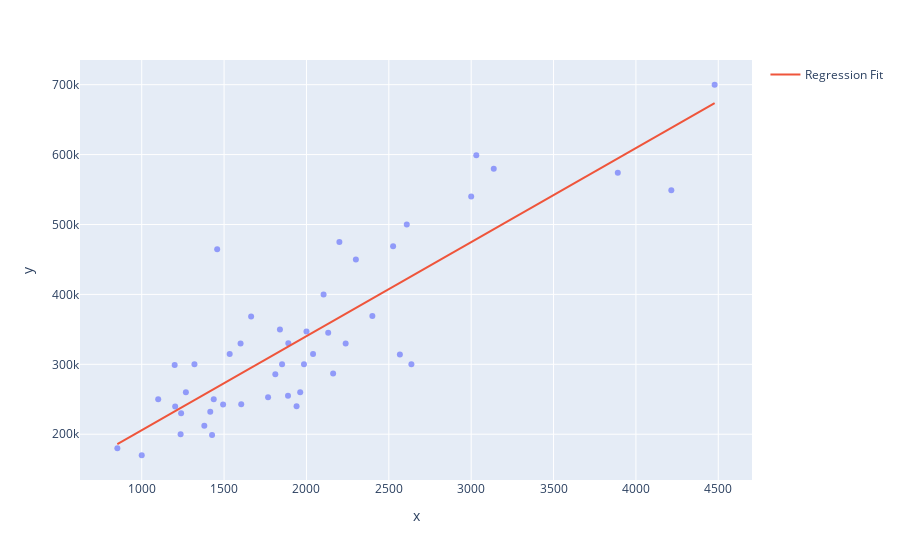

Write notebook code for a chart like this one.
### Code cell
import plotly.express as px
import plotly.graph_objects as go

x_range=np.linspace(X['Size'].min(),X['Size'].max(),50)
y_range=model.predict(x_range.reshape(-1,1))

fig=px.scatter(x=X['Size'],y=y,opacity=0.65)
fig.add_traces(go.Scatter(x=x_range,y=y_range,name='Regression Fit'))
fig.show()
